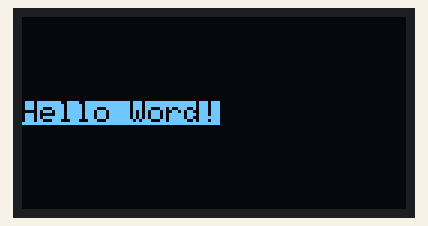
Recording of a sketch running on a simulated Arduino Uno, built with avr-gcc and run on an emulated ATmega328P. On the bench: 128×64 one-colour display.

Above: at 0.1 s.

The sketch:

Texto_S_mples.ino
```cpp
/***********************************************************************************************
 * EXEMPLO DE APLICAÇÃO USANDO MÓDULO OLED 0,96" (Texto Símples)                               *
 * BY: LAB+ PROJETOS - 21.01.21 - UPDATE: 02.07.21                                             *
 ***********************************************************************************************/
#include <SPI.h>                                                          //Biblioteca para uso de Sinal Periférico
#include <Wire.h>                                                         //Biblioteca para uso geral
#include <Adafruit_GFX.h>                                                 //Biblioteca para uso da Adafruit
#include <Adafruit_SSD1306.h>                                             //Biblioteca para uso do SSD1306 OLED
const byte SCREEN_WIDTH = 128;                                            //Define a quantidade de pixels de largura
const byte SCREEN_HEIGHT = 64;                                            //Define a quantidade de pixels de altura
const int OLED_RESET = -1;                                                //Pino de reset (-1) se compartilhar pino de reset Arduino
Adafruit_SSD1306 display(SCREEN_WIDTH, SCREEN_HEIGHT, &Wire, OLED_RESET); //Cria o objeto display e define a resolução

void setup()
{
  display.begin(SSD1306_SWITCHCAPVCC, 0x3C);                              //Ligação dos Circuitos Internos, Endereço padrão OLED.
  display.clearDisplay();                                                 //Limpa o buffer.
}

void loop()
{
  display.clearDisplay();                                                 //Limpa o buffer.
  display.setTextSize(1);                                                 //Seleciona o tamanho do texto (1=10px. / 2=20px. ...)
  display.setTextColor(BLACK, WHITE);                                     //Seleciona a cor do Texto
  display.setCursor(0,28);                                                //Seleciona as coordenadas (X,Y)
  display.println("Hello Word!");                                         //Exibe o texto no Display
  display.display();                                                      //Atualiza a representação na memória, chamado para ligar o display
  delay(1000);                                                            //Aguarda 1s
}
```
